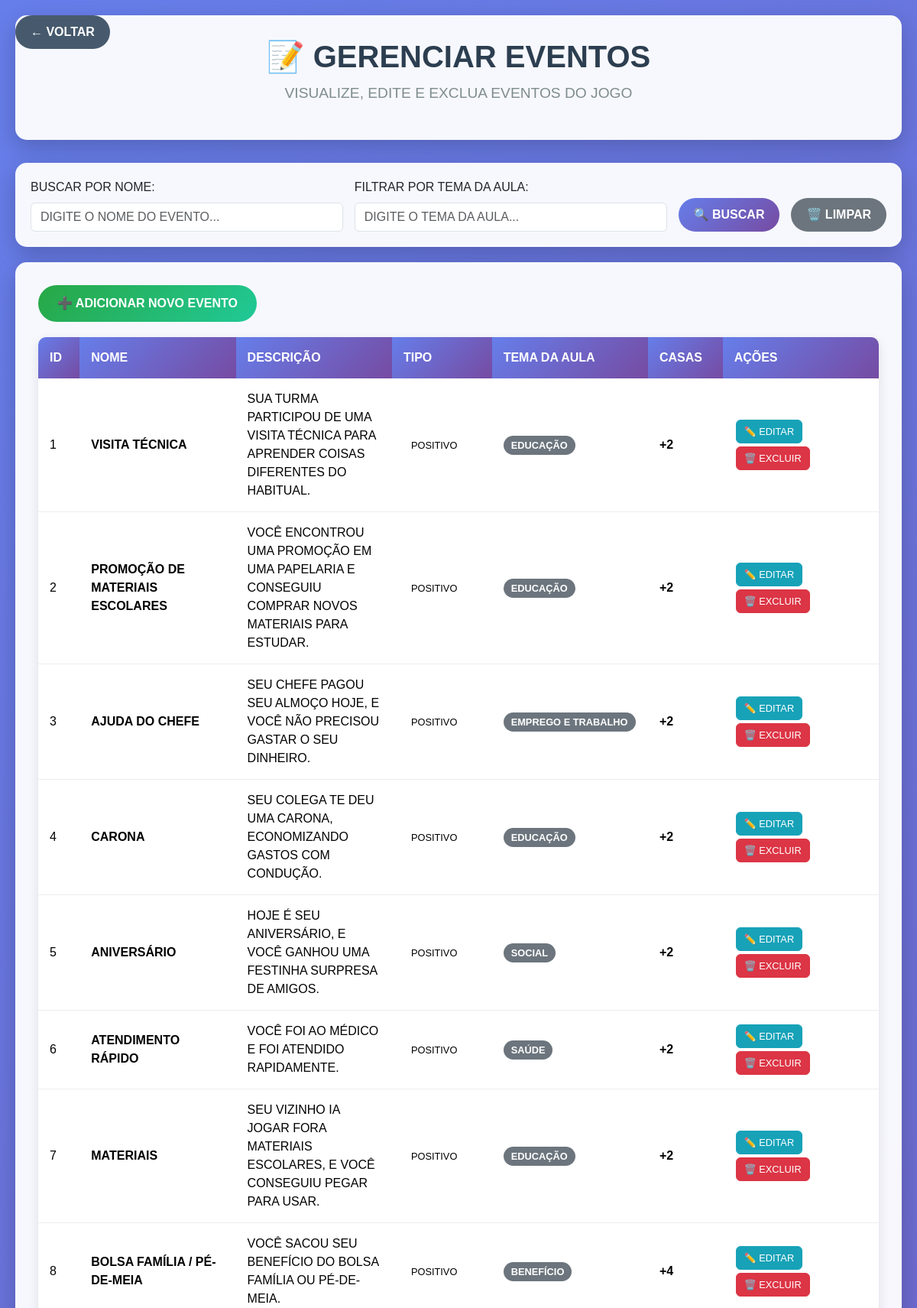
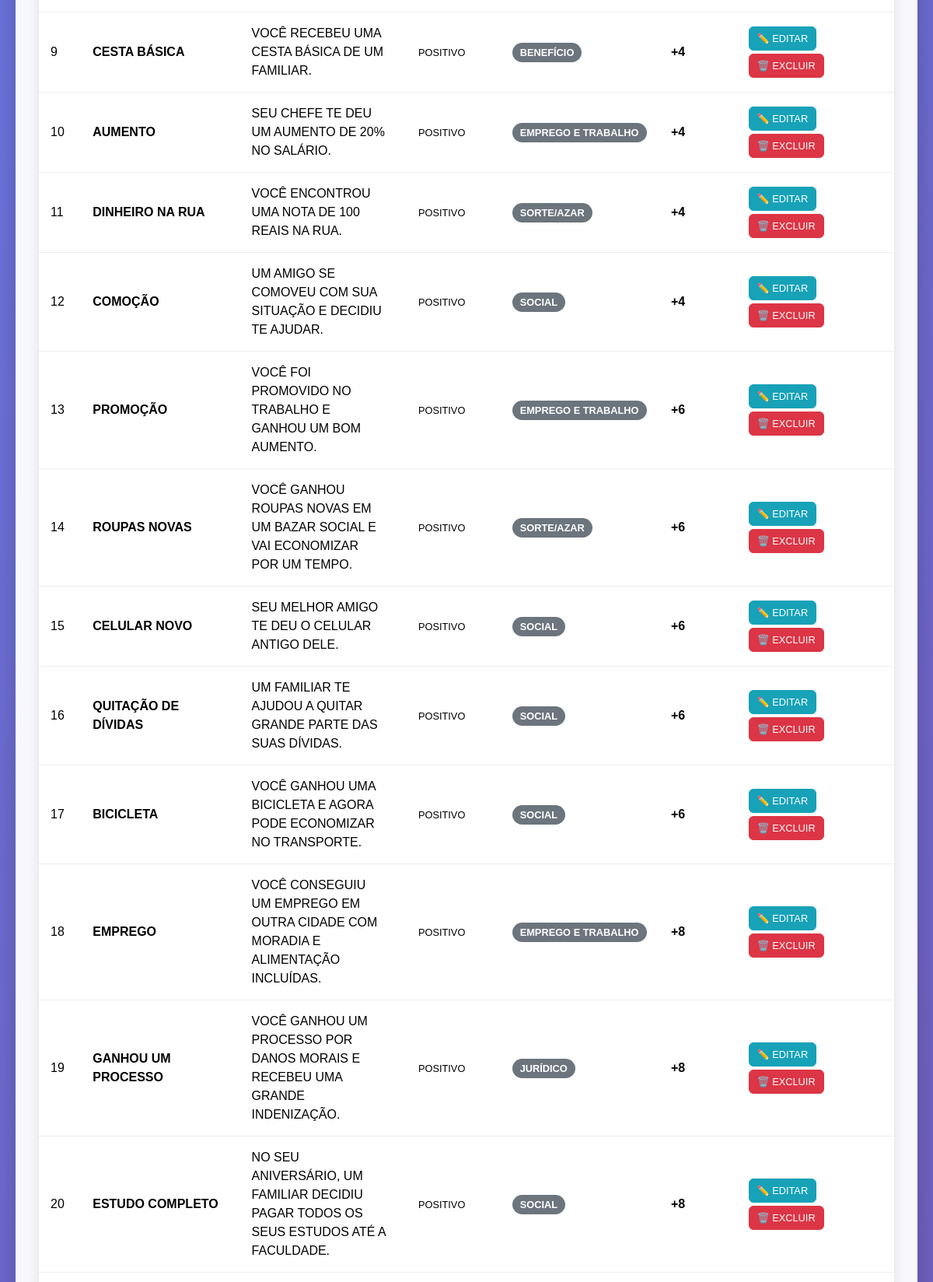
The app's page /Adm/gerenciarEventos.php (signed in, upper part) with its own data (2 pictures, top to bottom).
### tables this page shows
CREATE TABLE `tbevento` (
  `idEvento` int(11) NOT NULL,
  `nomeEvento` varchar(50) NOT NULL,
  `descricaoEvento` varchar(255) NOT NULL,
  `modificadorEvento` varchar(120) NOT NULL,
  `dificuldadeEvento` varchar(10) NOT NULL,
  `temaAula` varchar(50) DEFAULT NULL,
  `impactoEvento` varchar(50) NOT NULL,
  `casaEvento` int(100) NOT NULL
);

### Adm/gerenciarEventos.php (the view, shortened to what this page needs)
<?php include('../banco/conexao.php');
include('../includes/verificar_login.php'); ?>
<!DOCTYPE html>
<html lang="pt-BR">
<head>
    <link href="https://cdn.jsdelivr.net/npm/bootstrap@5.3.7/dist/css/bootstrap.min.css" rel="stylesheet">
    <link rel="stylesheet" href="./css/gerenciarEventos.css">
</head>
<body>
    <a href="configurarPartida.php" class="back-btn">← VOLTAR</a>
    <div class="admin-container">
        <div class="admin-header">
            <h1 class="admin-title">📝 GERENCIAR EVENTOS</h1>
            <p class="admin-subtitle">VISUALIZE, EDITE E EXCLUA EVENTOS DO JOGO</p>
        </div>
        <div class="search-section">
            <form method="GET" class="search-form">
                <div class="form-group">
                    <label for="search" class="form-label">BUSCAR POR NOME:</label>
                    <input type="text" class="form-control" id="search" name="search"
                           value="<?php echo isset($_GET['search']) ? htmlspecialchars($_GET['search']) : ''; ?>"
                           placeholder="DIGITE O NOME DO EVENTO..." autocomplete="off">
                </div>
                <div class="form-group">
                    <label for="tema" class="form-label">FILTRAR POR TEMA DA AULA:</label>
                    <input type="text" class="form-control" id="tema" name="tema"
                           value="<?php echo isset($_GET['tema']) ? htmlspecialchars($_GET['tema']) : ''; ?>"
                           placeholder="DIGITE O TEMA DA AULA..." autocomplete="off">
                </div>
                <button type="submit" class="btn search-btn">🔍 BUSCAR</button>
                <a href="gerenciarEventos.php" class="btn clear-btn">🗑️ LIMPAR</a>
            </form>
        </div>
        <div class="events-section">
            <a href="cadastrarEvento.php" class="add-event-btn">➕ ADICIONAR NOVO EVENTO</a>
            <div class="events-table">
                <table class="table table-hover">
                    <thead>
                        <tr>
                            <th>ID</th>
                            <th>NOME</th>
                            <th>DESCRIÇÃO</th>
                            <th>TIPO</th>
                            <th>TEMA DA AULA</th>
                            <th>CASAS</th>
                            <th>AÇÕES</th>
                        </tr>
                    </thead>
                    <tbody>
                        <?php
                        $whereConditions = [];
                        $params = [];
                        $whereClause = !empty($whereConditions) ? 'WHERE ' . implode(' AND ', $whereConditions) : '';
                        $query = "SELECT * FROM tbevento $whereClause ORDER BY idEvento ASC";
                        $stmt = $pdo->prepare($query);
                        $stmt->execute($params);
                        while ($row = $stmt->fetch(PDO::FETCH_ASSOC)) {
                            $tipo = $row['casaEvento'] > 0 ? 'POSITIVO' : 'NEGATIVO';
                            $casas = $row['casaEvento'];
                            $temaAula = $row['temaAula'] ?? 'NÃO DEFINIDO';
                            echo "<tr>";
                            echo "<td>{$row['idEvento']}</td>";
                            echo "<td><strong>{$row['nomeEvento']}</strong></td>";
                            echo "<td>" . substr($row['descricaoEvento'], 0, 100) . (strlen($row['descricaoEvento']) > 100 ? '...' : '') . "</td>";
                            echo "<td><span class='badge-tipo badge-{$tipo}'>" . ucfirst($tipo) . "</span></td>";
                            echo "<td><span class='badge-tema'>" . htmlspecialchars($temaAula) . "</span></td>";
                            echo "<td><strong>" . ($casas > 0 ? '+' : '') . $casas . "</strong></td>";
                            echo "<td>";
                            echo "<a href='editarEvento.php?id={$row['idEvento']}' class='btn btn-action btn-edit'>✏️ EDITAR</a>";
                            echo "<a href='excluirEvento.php?id={$row['idEvento']}' class='btn btn-action btn-delete' onclick='return confirm(\"TEM CERTEZA QUE DESEJA EXCLUIR ESTE EVENTO?\")'>🗑️ EXCLUIR</a>";
                            echo "</td>";
                            echo "</tr>";
                        }
                        ?>
                    </tbody>
                </table>
            </div>
        </div>
    </div>
</body>
</html>

### Adm/css/gerenciarEventos.css (style rules this page uses)
body { background: linear-gradient(135deg, #667eea 0%, #764ba2 100%); min-height: 100vh; font-family: 'Arial', sans-serif; }
.admin-container { max-width: 1400px; margin: 0 auto; padding: 20px; }
.admin-header { background: rgba(255, 255, 255, 0.95); border-radius: 15px; padding: 30px; margin-bottom: 30px; box-shadow: 0 10px 30px rgba(0, 0, 0, 0.2); text-align: center; }
.admin-title { color: #2c3e50; font-size: 2.5rem; font-weight: bold; margin-bottom: 10px; }
.admin-subtitle { color: #7f8c8d; font-size: 1.2rem; }
.events-section { background: rgba(255, 255, 255, 0.95); border-radius: 15px; padding: 30px; box-shadow: 0 10px 30px rgba(0, 0, 0, 0.2); margin-bottom: 30px; }
.events-table { background: white; border-radius: 10px; overflow: hidden; box-shadow: 0 5px 15px rgba(0, 0, 0, 0.1); }
.table thead th { background: linear-gradient(135deg, #667eea 0%, #764ba2 100%); color: white; border: none; padding: 15px; font-weight: bold; }
.table tbody td { padding: 15px; vertical-align: middle; border-bottom: 1px solid #eee; }
.badge-tipo { font-size: 0.8rem; padding: 5px 10px; border-radius: 15px; }
.badge-tema { font-size: 0.8rem; padding: 5px 10px; border-radius: 15px; background-color: #6c757d; color: white; font-weight: bold; }
.btn-action { margin: 2px; padding: 5px 10px; font-size: 0.8rem; }
.btn-edit { background-color: #17a2b8; border-color: #17a2b8; color: white; }
.btn-delete { background-color: #dc3545; border-color: #dc3545; color: white; }
.back-btn { position: fixed; top: 20px; left: 20px; background: rgba(52, 73, 94, 0.9); color: white; border: none; padding: 10px 20px; border-radius: 25px; text-decoration: none; font-weight: bold; transition: background 0.3s ease; z-index: 9999; }
.form-group { position: relative; }
.add-event-btn { background: linear-gradient(135deg, #28a745 0%, #20c997 100%); color: white; border: none; padding: 12px 25px; border-radius: 25px; text-decoration: none; font-weight: bold; transition: transform 0.3s ease; display: inline-block; margin-bottom: 20px; }
.search-section { background: rgba(255, 255, 255, 0.95); border-radius: 15px; padding: 20px; margin-bottom: 20px; box-shadow: 0 10px 30px rgba(0, 0, 0, 0.2); }
.search-form { display: flex; gap: 15px; align-items: end; flex-wrap: wrap; }
.search-form .form-group { flex: 1; min-width: 200px; }
.search-btn { background: linear-gradient(135deg, #667eea 0%, #764ba2 100%); color: white; border: none; padding: 10px 20px; border-radius: 25px; font-weight: bold; }
.clear-btn { background: #6c757d; color: white; border: none; padding: 10px 20px; border-radius: 25px; font-weight: bold; }
.table td, .table th { word-wrap: break-word; white-space: normal; max-width: 180px; }
.table td:nth-child(5) { word-wrap: break-word; white-space: normal; max-width: 180px; }

### records on screen
tbevento: idEvento "1", nomeEvento "VISITA TÉCNICA", descricaoEvento "SUA TURMA PARTICIPOU DE UMA VISITA TÉCNICA PARA APRENDER COISAS DIFERENTES DO HABITUAL.", casaEvento "POSITIVO", temaAula "EDUCAÇÃO", casaEvento "2"
tbevento: idEvento "2", nomeEvento "PROMOÇÃO DE MATERIAIS ESCOLARES", descricaoEvento "VOCÊ ENCONTROU UMA PROMOÇÃO EM UMA PAPELARIA E CONSEGUIU COMPRAR NOVOS MATERIAIS PARA ESTUDAR.", casaEvento "POSITIVO", temaAula "EDUCAÇÃO", casaEvento "2"
tbevento: idEvento "3", nomeEvento "AJUDA DO CHEFE", descricaoEvento "SEU CHEFE PAGOU SEU ALMOÇO HOJE, E VOCÊ NÃO PRECISOU GASTAR O SEU DINHEIRO.", casaEvento "POSITIVO", temaAula "EMPREGO E TRABALHO", casaEvento "2"
tbevento: idEvento "4", nomeEvento "CARONA", descricaoEvento "SEU COLEGA TE DEU UMA CARONA, ECONOMIZANDO GASTOS COM CONDUÇÃO.", casaEvento "POSITIVO", temaAula "EDUCAÇÃO", casaEvento "2"
tbevento: idEvento "5", nomeEvento "ANIVERSÁRIO", descricaoEvento "HOJE É SEU ANIVERSÁRIO, E VOCÊ GANHOU UMA FESTINHA SURPRESA DE AMIGOS.", casaEvento "POSITIVO", temaAula "SOCIAL", casaEvento "2"
tbevento: idEvento "6", nomeEvento "ATENDIMENTO RÁPIDO", descricaoEvento "VOCÊ FOI AO MÉDICO E FOI ATENDIDO RAPIDAMENTE.", casaEvento "POSITIVO", temaAula "SAÚDE", casaEvento "2"
tbevento: idEvento "7", nomeEvento "MATERIAIS", descricaoEvento "SEU VIZINHO IA JOGAR FORA MATERIAIS ESCOLARES, E VOCÊ CONSEGUIU PEGAR PARA USAR.", casaEvento "POSITIVO", temaAula "EDUCAÇÃO", casaEvento "2"
tbevento: idEvento "8", nomeEvento "BOLSA FAMÍLIA / PÉ-DE-MEIA", descricaoEvento "VOCÊ SACOU SEU BENEFÍCIO DO BOLSA FAMÍLIA OU PÉ-DE-MEIA.", casaEvento "POSITIVO", temaAula "BENEFÍCIO", casaEvento "4"
tbevento: idEvento "9", nomeEvento "CESTA BÁSICA", descricaoEvento "VOCÊ RECEBEU UMA CESTA BÁSICA DE UM FAMILIAR.", casaEvento "POSITIVO", temaAula "BENEFÍCIO", casaEvento "4"
tbevento: idEvento "10", nomeEvento "AUMENTO", descricaoEvento "SEU CHEFE TE DEU UM AUMENTO DE 20% NO SALÁRIO.", casaEvento "POSITIVO", temaAula "EMPREGO E TRABALHO", casaEvento "4"
tbevento: idEvento "11", nomeEvento "DINHEIRO NA RUA", descricaoEvento "VOCÊ ENCONTROU UMA NOTA DE 100 REAIS NA RUA.", casaEvento "POSITIVO", temaAula "SORTE/AZAR", casaEvento "4"
tbevento: idEvento "12", nomeEvento "COMOÇÃO", descricaoEvento "UM AMIGO SE COMOVEU COM SUA SITUAÇÃO E DECIDIU TE AJUDAR.", casaEvento "POSITIVO", temaAula "SOCIAL", casaEvento "4"
tbevento: idEvento "13", nomeEvento "PROMOÇÃO", descricaoEvento "VOCÊ FOI PROMOVIDO NO TRABALHO E GANHOU UM BOM AUMENTO.", casaEvento "POSITIVO", temaAula "EMPREGO E TRABALHO", casaEvento "6"
tbevento: idEvento "14", nomeEvento "ROUPAS NOVAS", descricaoEvento "VOCÊ GANHOU ROUPAS NOVAS EM UM BAZAR SOCIAL E VAI ECONOMIZAR POR UM TEMPO.", casaEvento "POSITIVO", temaAula "SORTE/AZAR", casaEvento "6"
tbevento: idEvento "15", nomeEvento "CELULAR NOVO", descricaoEvento "SEU MELHOR AMIGO TE DEU O CELULAR ANTIGO DELE.", casaEvento "POSITIVO", temaAula "SOCIAL", casaEvento "6"
tbevento: idEvento "16", nomeEvento "QUITAÇÃO DE DÍVIDAS", descricaoEvento "UM FAMILIAR TE AJUDOU A QUITAR GRANDE PARTE DAS SUAS DÍVIDAS.", casaEvento "POSITIVO", temaAula "SOCIAL", casaEvento "6"
tbevento: idEvento "17", nomeEvento "BICICLETA", descricaoEvento "VOCÊ GANHOU UMA BICICLETA E AGORA PODE ECONOMIZAR NO TRANSPORTE.", casaEvento "POSITIVO", temaAula "SOCIAL", casaEvento "6"
tbevento: idEvento "18", nomeEvento "EMPREGO", descricaoEvento "VOCÊ CONSEGUIU UM EMPREGO EM OUTRA CIDADE COM MORADIA E ALIMENTAÇÃO INCLUÍDAS.", casaEvento "POSITIVO", temaAula "EMPREGO E TRABALHO", casaEvento "8"
tbevento: idEvento "19", nomeEvento "GANHOU UM PROCESSO", descricaoEvento "VOCÊ GANHOU UM PROCESSO POR DANOS MORAIS E RECEBEU UMA GRANDE INDENIZAÇÃO.", casaEvento "POSITIVO", temaAula "JURÍDICO", casaEvento "8"
tbevento: idEvento "20", nomeEvento "ESTUDO COMPLETO", descricaoEvento "NO SEU ANIVERSÁRIO, UM FAMILIAR DECIDIU PAGAR TODOS OS SEUS ESTUDOS ATÉ A FACULDADE.", casaEvento "POSITIVO", temaAula "SOCIAL", casaEvento "8"
